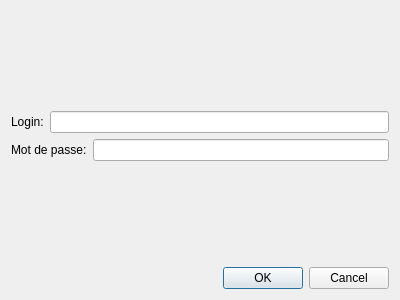
<?xml version="1.0" encoding="UTF-8"?>
<ui version="4.0">
 <class>DialogLogin</class>
 <widget class="QDialog" name="DialogLogin">
  <property name="geometry">
   <rect>
    <x>0</x>
    <y>0</y>
    <width>400</width>
    <height>300</height>
   </rect>
  </property>
  <property name="windowTitle">
   <string>Dialog</string>
  </property>
  <layout class="QGridLayout" name="gridLayout_2">
   <item row="0" column="0">
    <layout class="QVBoxLayout" name="verticalLayout">
     <item>
      <spacer name="verticalSpacer_2">
       <property name="orientation">
        <enum>Qt::Vertical</enum>
       </property>
       <property name="sizeHint" stdset="0">
        <size>
         <width>20</width>
         <height>40</height>
        </size>
       </property>
      </spacer>
     </item>
     <item>
      <layout class="QHBoxLayout" name="horizontalLayout_2">
       <item>
        <widget class="QLabel" name="label">
         <property name="text">
          <string>Login:</string>
         </property>
        </widget>
       </item>
       <item>
        <widget class="QLineEdit" name="lineEditUser"/>
       </item>
      </layout>
     </item>
     <item>
      <layout class="QHBoxLayout" name="horizontalLayout">
       <item>
        <widget class="QLabel" name="label_2">
         <property name="text">
          <string>Mot de passe:</string>
         </property>
        </widget>
       </item>
       <item>
        <widget class="QLineEdit" name="lineEditPassword">
         <property name="text">
          <string/>
         </property>
         <property name="echoMode">
          <enum>QLineEdit::Password</enum>
         </property>
        </widget>
       </item>
      </layout>
     </item>
     <item>
      <spacer name="verticalSpacer">
       <property name="orientation">
        <enum>Qt::Vertical</enum>
       </property>
       <property name="sizeHint" stdset="0">
        <size>
         <width>20</width>
         <height>40</height>
        </size>
       </property>
      </spacer>
     </item>
    </layout>
   </item>
   <item row="1" column="0">
    <widget class="QDialogButtonBox" name="buttonBox">
     <property name="orientation">
      <enum>Qt::Horizontal</enum>
     </property>
     <property name="standardButtons">
      <set>QDialogButtonBox::Cancel|QDialogButtonBox::Ok</set>
     </property>
    </widget>
   </item>
  </layout>
 </widget>
 <resources/>
 <connections>
  <connection>
   <sender>buttonBox</sender>
   <signal>accepted()</signal>
   <receiver>DialogLogin</receiver>
   <slot>accept()</slot>
   <hints>
    <hint type="sourcelabel">
     <x>248</x>
     <y>254</y>
    </hint>
    <hint type="destinationlabel">
     <x>157</x>
     <y>274</y>
    </hint>
   </hints>
  </connection>
  <connection>
   <sender>buttonBox</sender>
   <signal>rejected()</signal>
   <receiver>DialogLogin</receiver>
   <slot>reject()</slot>
   <hints>
    <hint type="sourcelabel">
     <x>316</x>
     <y>260</y>
    </hint>
    <hint type="destinationlabel">
     <x>286</x>
     <y>274</y>
    </hint>
   </hints>
  </connection>
 </connections>
</ui>
